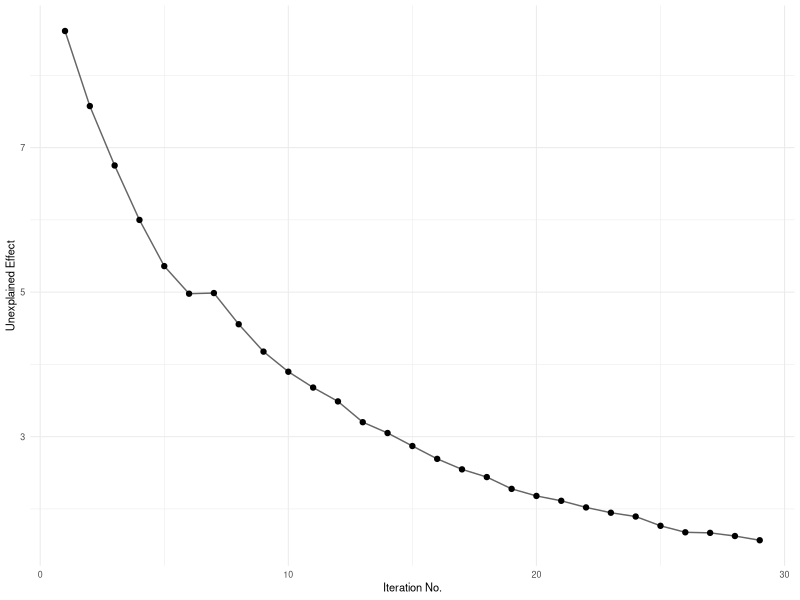

The R source for this figure:
library(ggplot2)


d <- read.csv('results/unexplained_effect.txt', header=F)
d <- t(d)
colnames(d) <- c('pillai', 'log-like')
rownames(d) <- seq(1, nrow(d))
d <- as.data.frame(d)
d <- cbind(d, x=seq(1, nrow(d)))

p <- ggplot(d, aes(x=x, y=pillai)) +
	geom_line(alpha=0.6, show.legend=F) +
	geom_point() +
	theme_minimal(base_size=8) +
	labs(x="Iteration No.") +
	labs(y="Unexplained Effect")

ggsave('unexplained.pdf', p, height=2.5, width=3.2, units='in')


